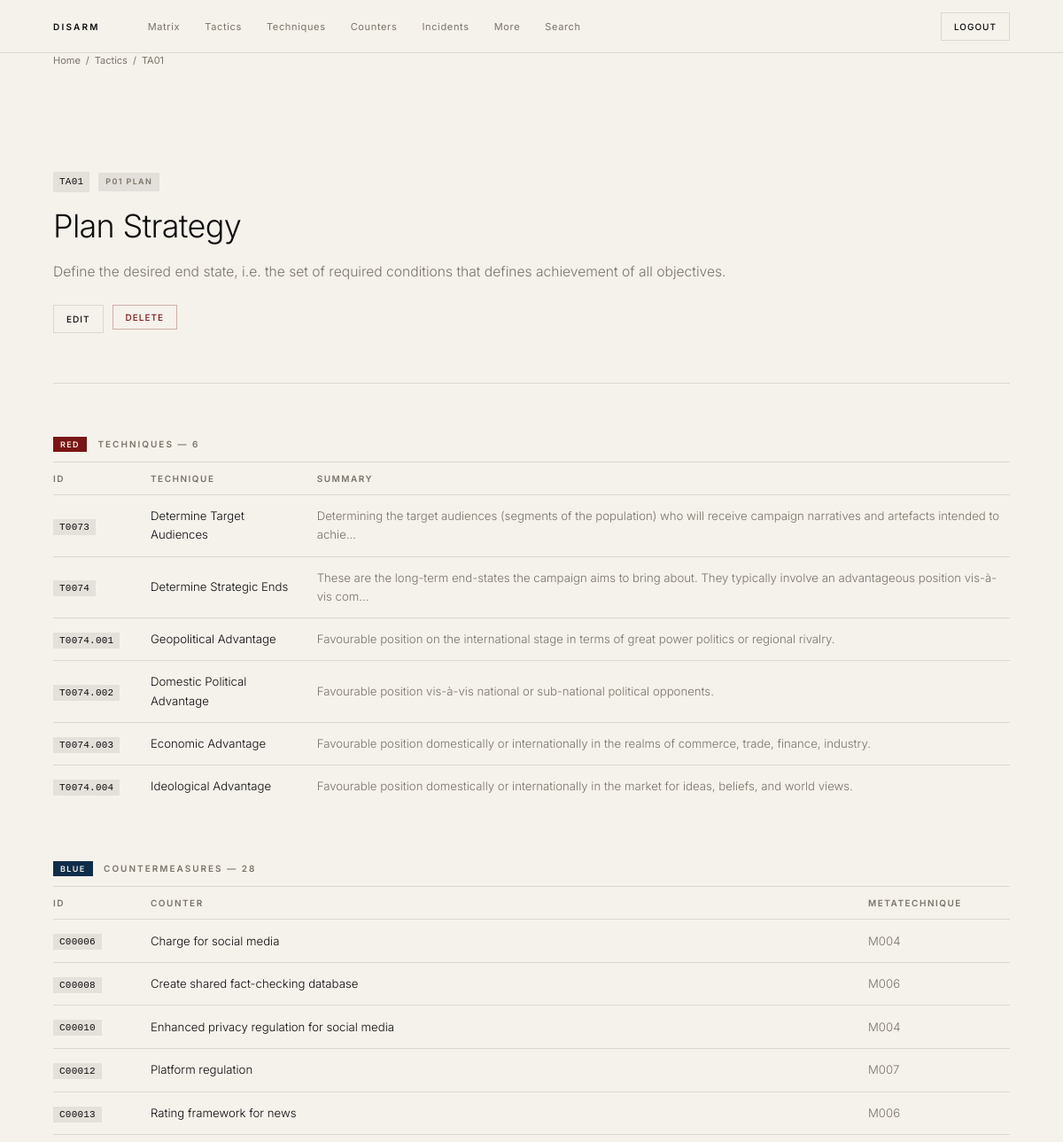
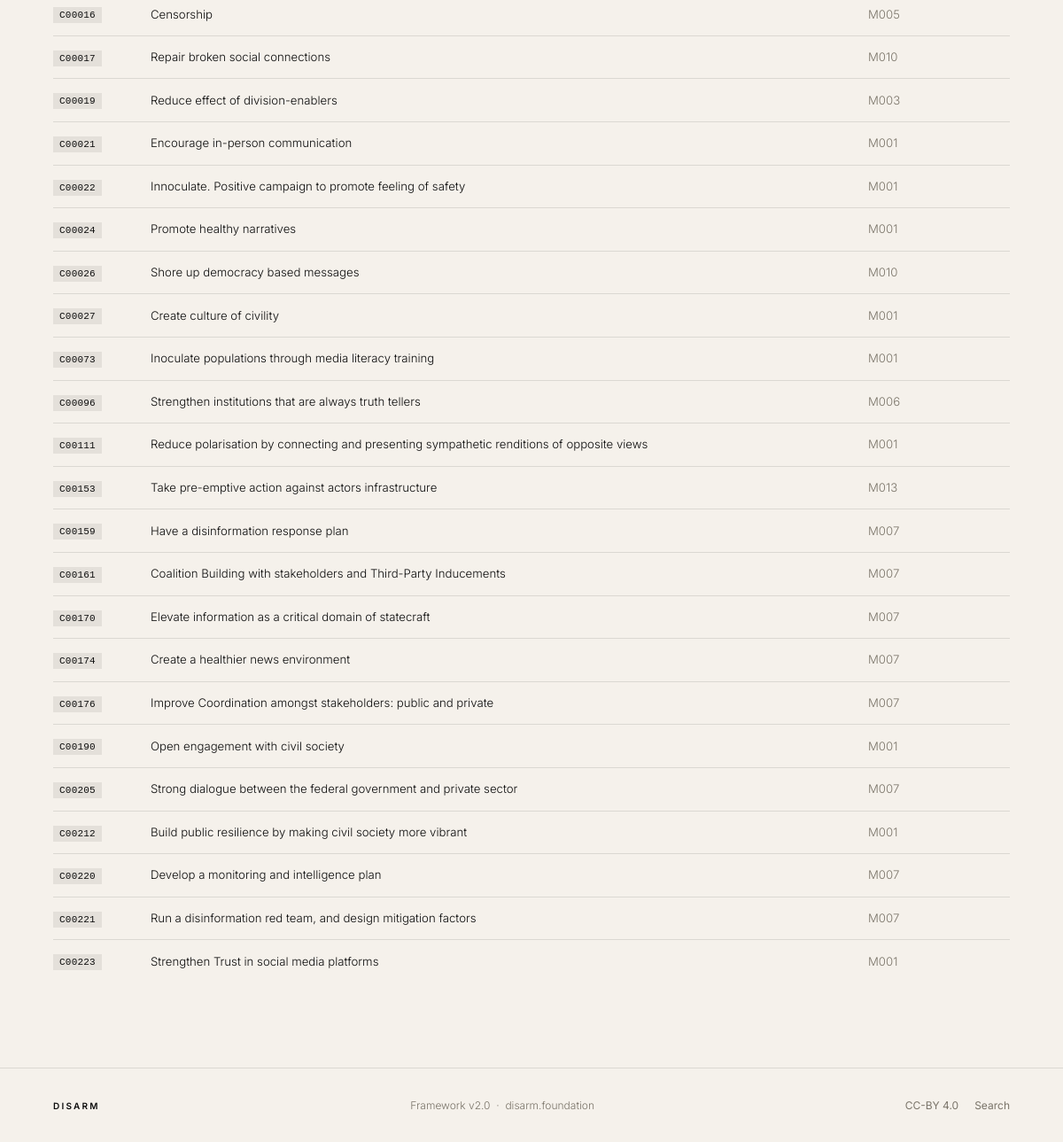
Page /disarm_site/tactic.php?id=TA01 (signed in) on the committed database (2 pictures, top to bottom).
### tables this page shows
CREATE TABLE `tactic` (
  `id` INT NOT NULL AUTO_INCREMENT,
  `disarm_id` VARCHAR(10) NOT NULL,
  `phase_id` VARCHAR(10) NOT NULL,
  `name` LONGTEXT NOT NULL,
  `rank` INT NOT NULL,
  `summary` LONGTEXT NOT NULL,
  PRIMARY KEY (`id`)
);

CREATE TABLE `phase` (
  `id` INT NOT NULL AUTO_INCREMENT,
  `disarm_id` VARCHAR(10) NOT NULL,
  `name` LONGTEXT NOT NULL,
  `rank` INT NOT NULL,
  `summary` LONGTEXT NOT NULL,
  PRIMARY KEY (`id`)
);

CREATE TABLE `technique` (
  `id` INT NOT NULL AUTO_INCREMENT,
  `disarm_id` VARCHAR(20) NOT NULL,
  `tactic_id` VARCHAR(10) NOT NULL,
  `name` LONGTEXT NOT NULL,
  `summary` LONGTEXT NOT NULL,
  PRIMARY KEY (`id`)
);

CREATE TABLE `counter` (
  `id` INT NOT NULL AUTO_INCREMENT,
  `disarm_id` VARCHAR(10) NOT NULL,
  `name` LONGTEXT NOT NULL,
  `summary` LONGTEXT NOT NULL,
  `metatechnique_id` VARCHAR(10) NOT NULL DEFAULT '',
  `tactic_id` VARCHAR(10) NOT NULL DEFAULT '',
  `responsetype_id` VARCHAR(10) NOT NULL DEFAULT '',
  PRIMARY KEY (`id`),
  UNIQUE KEY `uq_counter_disarm_id` (`disarm_id`)
);

### disarm_site/tactic.php (the view, shortened to what this page needs)
<?php
require_once 'config.php';
require_once 'includes/functions.php';
$id = gp('id');
$stmt = $pdo->prepare("SELECT t.*, p.name AS phase_name FROM tactic t LEFT JOIN phase p ON p.disarm_id = t.phase_id WHERE t.disarm_id = ?");
$stmt->execute([$id]);
$tactic = $stmt->fetch();
$techniques = $pdo->prepare("SELECT disarm_id, name, summary FROM technique WHERE tactic_id = ? ORDER BY disarm_id");
$techniques->execute([$id]); $techniques = $techniques->fetchAll();
$counters = $pdo->prepare("SELECT disarm_id, name, metatechnique_id FROM counter WHERE tactic_id = ? ORDER BY disarm_id");
$counters->execute([$id]); $counters = $counters->fetchAll();
include 'includes/header.php';
?>
<div class="container">
<div class="breadcrumb">
  <a href="index.php">Home</a><span class="breadcrumb-sep">/</span>
  <a href="tactics.php">Tactics</a><span class="breadcrumb-sep">/</span>
  <span><?= h($tactic['disarm_id']) ?></span>
</div>
<div class="detail-header">
  <div class="detail-meta">
    <span class="disarm-id"><?= h($tactic['disarm_id']) ?></span>
    <?php if ($tactic['phase_name']): ?>
    <span class="tag tag-muted"><?= h($tactic['phase_id']) ?> <?= h($tactic['phase_name']) ?></span>
    <?php endif; ?>
  </div>
  <h1><?= h($tactic['name']) ?></h1>
  <?php if ($tactic['summary']): ?>
  <p class="detail-summary"><?= h($tactic['summary']) ?></p>
  <?php endif; ?>
  <div class="detail-actions">
    <a href="tactic.php?id=<?= urlencode($id) ?>&action=edit" class="btn btn-ghost btn-sm">Edit</a>
    <form method="post" style="display:inline" onsubmit="return confirm('Delete this tactic? This may break technique/counter links.')">
      <button type="submit" class="btn btn-danger btn-sm">Delete</button>
    </form>
  </div>
</div>
<div style="margin-bottom:clamp(40px,5vw,60px)">
  <div class="section-title" style="margin-bottom:0">
    <span class="tag tag-red" style="vertical-align:middle;margin-right:8px">RED</span>
    Techniques — <?= count($techniques) ?>
  </div>
  <?php if ($techniques): ?>
  <table class="data-table">
    <thead><tr><th class="col-id">ID</th><th>Technique</th><th>Summary</th></tr></thead>
    <tbody>
      <?php foreach ($techniques as $t): ?>
      <tr>
        <td><?= id_badge($t['disarm_id'], 'technique.php?id=' . urlencode($t['disarm_id'])) ?></td>
        <td><a href="technique.php?id=<?= urlencode($t['disarm_id']) ?>"><?= h($t['name']) ?></a></td>
        <td class="col-summary"><?= h(truncate($t['summary'], 130)) ?></td>
      </tr>
      <?php endforeach; ?>
    </tbody>
  </table>
  <?php else: echo no_results('No techniques for this tactic yet.'); endif; ?>
</div>
<div>
  <div class="section-title" style="margin-bottom:0">
    <span class="tag tag-blue" style="vertical-align:middle;margin-right:8px">BLUE</span>
    Countermeasures — <?= count($counters) ?>
  </div>
  <?php if ($counters): ?>
  <table class="data-table">
    <thead><tr><th class="col-id">ID</th><th>Counter</th><th class="col-mid">Metatechnique</th></tr></thead>
    <tbody>
      <?php foreach ($counters as $c): ?>
      <tr>
        <td><?= id_badge($c['disarm_id'], 'counter.php?id=' . urlencode($c['disarm_id'])) ?></td>
        <td><a href="counter.php?id=<?= urlencode($c['disarm_id']) ?>"><?= h($c['name']) ?></a></td>
        <td class="col-muted"><?= h($c['metatechnique_id']) ?></td>
      </tr>
      <?php endforeach; ?>
    </tbody>
  </table>
  <?php else: echo no_results('No counters for this tactic yet.'); endif; ?>
</div>
</div>
<?php include 'includes/footer.php'; ?>

### disarm_site/includes/functions.php (shortened to what this page needs)
<?php
function h(?string $str): string {
    return htmlspecialchars($str ?? '', ENT_QUOTES, 'UTF-8');
}
function gp(string $name, string $default = ''): string {
    return trim($_GET[$name] ?? $default);
}
function id_badge(string $id, string $link = '', string $extra_class = ''): string {
    $cls   = 'disarm-id' . ($extra_class ? ' ' . $extra_class : '');
    $inner = '<span class="' . $cls . '">' . h($id) . '</span>';
    return $link ? '<a href="' . h($link) . '" style="text-decoration:none">' . $inner . '</a>' : $inner;
}
function truncate(?string $text, int $max = 200): string {
    $text = $text ?? '';
    return mb_strlen($text) > $max ? mb_substr($text, 0, $max) . '…' : $text;
}

### disarm_site/assets/style.css (style rules this page uses)
*, *::before, *::after { box-sizing: border-box; margin: 0; padding: 0; }
html { scroll-behavior: smooth; }
:root { --bg: #F5F1EB; --dark: #0D0D0D; --text: #0D0D0D; --muted: #7A7469; --white: #F5F1EB; --border: rgba(13,13,13,0.11); --bd-dark: rgba(245,241,235,0.11); --red-fw: #7A1515; --blue-fw: #0F2D4A; --max: 1200px; --pad: clamp(20px, 5vw, 80px); }
body { font-family: 'Inter', -apple-system, BlinkMacSystemFont, sans-serif; font-size: 16px; line-height: 1.6; font-weight: 400; background: var(--bg); color: var(--text); -webkit-font-smoothing: antialiased; overflow-x: hidden; padding-top: 60px; }
.container { max-width: var(--max); margin: 0 auto; padding: 0 var(--pad); }
.btn { display: inline-block; padding: 12px 24px; font-size: 11px; font-weight: 500; letter-spacing: 0.1em; text-transform: uppercase; text-decoration: none; cursor: pointer; border: 1px solid transparent; font-family: inherit; transition: opacity 0.2s, border-color 0.2s, color 0.2s; white-space: nowrap; }
.btn-ghost { background: transparent; color: var(--text); border-color: var(--border); }
.btn-danger { background: transparent; color: var(--red-fw); border-color: rgba(122,21,21,0.3); }
.btn-sm { padding: 7px 14px; font-size: 10px; }
.detail-header { padding: clamp(56px,8vw,100px) 0 clamp(36px,5vw,56px); border-bottom: 1px solid var(--border); margin-bottom: clamp(40px,5vw,60px); }
.detail-meta { display: flex; align-items: center; gap: 10px; flex-wrap: wrap; margin-bottom: 18px; }
.detail-header h1 { font-size: clamp(22px,3vw,40px); font-weight: 300; letter-spacing: -0.02em; line-height: 1.15; margin-bottom: 16px; }
.detail-summary { font-size: clamp(14px,1.3vw,16px); font-weight: 300; line-height: 1.75; color: var(--muted); max-width: 760px; white-space: pre-wrap; }
.detail-actions { display: flex; gap: 10px; margin-top: 24px; flex-wrap: wrap; }
.tag { font-size: 9px; font-weight: 600; letter-spacing: 0.15em; text-transform: uppercase; padding: 3px 8px; white-space: nowrap; }
.tag-red { background: var(--red-fw); color: #F5F1EB; }
.tag-blue { background: var(--blue-fw); color: #F5F1EB; }
.tag-muted { background: rgba(13,13,13,0.08); color: var(--muted); }
.disarm-id { font-family: 'SF Mono','Fira Code','Courier New',monospace; font-size: 11px; font-weight: 500; background: rgba(13,13,13,0.07); color: var(--text); padding: 3px 7px; white-space: nowrap; letter-spacing: 0.02em; text-decoration: none; }
.data-table { width: 100%; border-collapse: collapse; }
.data-table thead th { font-size: 10px; font-weight: 600; letter-spacing: 0.15em; text-transform: uppercase; color: var(--muted); border-bottom: 1px solid var(--border); padding: 10px 16px 10px 0; text-align: left; }
.data-table thead th:last-child { padding-right: 0; }
.data-table tbody tr { border-top: 1px solid var(--border); }
.data-table tbody tr:first-child { border-top: none; }
.data-table tbody td { padding: 13px 16px 13px 0; vertical-align: middle; font-size: clamp(13px,1.1vw,15px); font-weight: 300; }
.data-table tbody td:last-child { padding-right: 0; }
.data-table a { color: var(--text); text-decoration: none; }
.col-id { width: 110px; }
.col-mid { width: 160px; }
.col-muted { color: var(--muted); font-weight: 400; }
.col-summary { color: var(--muted); font-size: 13px; }
.section-title { font-size: 10px; font-weight: 600; letter-spacing: 0.2em; text-transform: uppercase; color: var(--muted); padding-bottom: 12px; border-bottom: 1px solid var(--border); margin-bottom: 0; }
.breadcrumb { display: flex; align-items: center; gap: 6px; font-size: 11px; color: var(--muted); margin-bottom: 20px; }
.breadcrumb a { color: var(--muted); text-decoration: none; }
:root { --col: 176px; }

### rows in the picture
tactic: disarm "TA01", phase "P01", phase.name "PLAN", name "Plan Strategy", summary "Define the desired end state, i.e. the set of required conditions that defines achievement of all objectives."
technique: disarm "T0073", name "Determine Target Audiences", summary "Determining the target audiences (segments of the population) who will receive campaign narratives and artefacts intended to achie…"
technique: disarm "T0074", name "Determine Strategic Ends", summary "These are the long-term end-states the campaign aims to bring about. They typically involve an advantageous position vis-à-vis com…"
technique: disarm "T0074.001", name "Geopolitical Advantage", summary "Favourable position on the international stage in terms of great power politics or regional rivalry."
technique: disarm "T0074.002", name "Domestic Political Advantage", summary "Favourable position vis-à-vis national or sub-national political opponents."
technique: disarm "T0074.003", name "Economic Advantage", summary "Favourable position domestically or internationally in the realms of commerce, trade, finance, industry."
technique: disarm "T0074.004", name "Ideological Advantage", summary "Favourable position domestically or internationally in the market for ideas, beliefs, and world views."
counter: disarm "C00006", name "Charge for social media", metatechnique "M004"
counter: disarm "C00008", name "Create shared fact-checking database", metatechnique "M006"
counter: disarm "C00010", name "Enhanced privacy regulation for social media", metatechnique "M004"
counter: disarm "C00012", name "Platform regulation", metatechnique "M007"
counter: disarm "C00013", name "Rating framework for news", metatechnique "M006"
counter: disarm "C00016", name "Censorship", metatechnique "M005"
counter: disarm "C00017", name "Repair broken social connections", metatechnique "M010"
counter: disarm "C00019", name "Reduce effect of division-enablers", metatechnique "M003"
counter: disarm "C00021", name "Encourage in-person communication", metatechnique "M001"
counter: disarm "C00022", name "Innoculate. Positive campaign to promote feeling of safety", metatechnique "M001"
counter: disarm "C00024", name "Promote healthy narratives", metatechnique "M001"
counter: disarm "C00026", name "Shore up democracy based messages", metatechnique "M010"
counter: disarm "C00027", name "Create culture of civility", metatechnique "M001"
counter: disarm "C00073", name "Inoculate populations through media literacy training", metatechnique "M001"
counter: disarm "C00096", name "Strengthen institutions that are always truth tellers", metatechnique "M006"
counter: disarm "C00111", name "Reduce polarisation by connecting and presenting sympathetic renditions of opposite views", metatechnique "M001"
counter: disarm "C00153", name "Take pre-emptive action against actors infrastructure", metatechnique "M013"
counter: disarm "C00159", name "Have a disinformation response plan", metatechnique "M007"
counter: disarm "C00161", name "Coalition Building with stakeholders and Third-Party Inducements", metatechnique "M007"
counter: disarm "C00170", name "Elevate information as a critical domain of statecraft", metatechnique "M007"
counter: disarm "C00174", name "Create a healthier news environment", metatechnique "M007"
counter: disarm "C00176", name "Improve Coordination amongst stakeholders: public and private", metatechnique "M007"
counter: disarm "C00190", name "Open engagement with civil society", metatechnique "M001"
counter: disarm "C00205", name "Strong dialogue between the federal government and private sector", metatechnique "M007"
counter: disarm "C00212", name "Build public resilience by making civil society more vibrant", metatechnique "M001"
counter: disarm "C00220", name "Develop a monitoring and intelligence plan", metatechnique "M007"
counter: disarm "C00221", name "Run a disinformation red team, and design mitigation factors", metatechnique "M007"
counter: disarm "C00223", name "Strengthen Trust in social media platforms", metatechnique "M001"

### other values in the picture
count($techniques) "6"
count($counters) "28"
SITE_VERSION "2.0"
